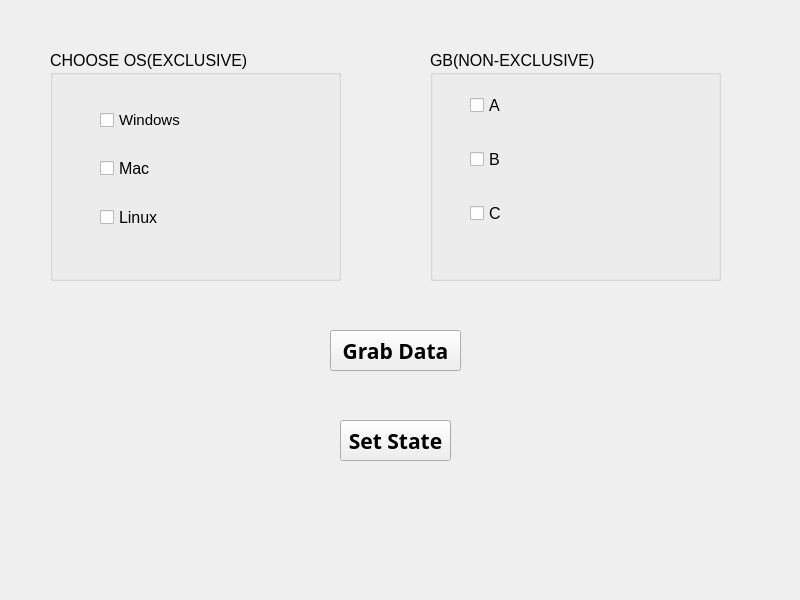
<?xml version="1.0" encoding="UTF-8"?>
<ui version="4.0">
 <class>Widget</class>
 <widget class="QWidget" name="Widget">
  <property name="geometry">
   <rect>
    <x>0</x>
    <y>0</y>
    <width>800</width>
    <height>600</height>
   </rect>
  </property>
  <property name="windowTitle">
   <string>Widget</string>
  </property>
  <widget class="QGroupBox" name="groupBox">
   <property name="geometry">
    <rect>
     <x>50</x>
     <y>50</y>
     <width>291</width>
     <height>231</height>
    </rect>
   </property>
   <property name="font">
    <font>
     <pointsize>12</pointsize>
    </font>
   </property>
   <property name="title">
    <string>CHOOSE OS(EXCLUSIVE)</string>
   </property>
   <widget class="QWidget" name="layoutWidget">
    <property name="geometry">
     <rect>
      <x>50</x>
      <y>40</y>
      <width>201</width>
      <height>161</height>
     </rect>
    </property>
    <layout class="QVBoxLayout" name="verticalLayout">
     <item>
      <widget class="QCheckBox" name="WindowsCheckBox">
       <property name="font">
        <font>
         <pointsize>11</pointsize>
        </font>
       </property>
       <property name="text">
        <string>Windows</string>
       </property>
      </widget>
     </item>
     <item>
      <widget class="QCheckBox" name="MacCheckBox">
       <property name="text">
        <string>Mac</string>
       </property>
      </widget>
     </item>
     <item>
      <widget class="QCheckBox" name="LinuxCheckBox">
       <property name="text">
        <string>Linux</string>
       </property>
      </widget>
     </item>
    </layout>
   </widget>
  </widget>
  <widget class="QGroupBox" name="groupBox_3">
   <property name="geometry">
    <rect>
     <x>430</x>
     <y>50</y>
     <width>291</width>
     <height>231</height>
    </rect>
   </property>
   <property name="font">
    <font>
     <pointsize>12</pointsize>
    </font>
   </property>
   <property name="title">
    <string>GB(NON-EXCLUSIVE)</string>
   </property>
   <widget class="QWidget" name="layoutWidget">
    <property name="geometry">
     <rect>
      <x>40</x>
      <y>20</y>
      <width>211</width>
      <height>181</height>
     </rect>
    </property>
    <layout class="QVBoxLayout" name="verticalLayout_2">
     <item>
      <widget class="QCheckBox" name="checkBox_4">
       <property name="text">
        <string>A</string>
       </property>
      </widget>
     </item>
     <item>
      <widget class="QCheckBox" name="checkBox_5">
       <property name="text">
        <string>B</string>
       </property>
      </widget>
     </item>
     <item>
      <widget class="QCheckBox" name="checkBox_6">
       <property name="text">
        <string>C</string>
       </property>
      </widget>
     </item>
    </layout>
   </widget>
  </widget>
  <widget class="QPushButton" name="pushButton">
   <property name="geometry">
    <rect>
     <x>330</x>
     <y>330</y>
     <width>131</width>
     <height>41</height>
    </rect>
   </property>
   <property name="font">
    <font>
     <family>Bahnschrift SemiBold</family>
     <pointsize>16</pointsize>
     <weight>75</weight>
     <bold>true</bold>
    </font>
   </property>
   <property name="text">
    <string>Grab Data</string>
   </property>
  </widget>
  <widget class="QPushButton" name="pushButton_2">
   <property name="geometry">
    <rect>
     <x>340</x>
     <y>420</y>
     <width>111</width>
     <height>41</height>
    </rect>
   </property>
   <property name="font">
    <font>
     <family>Bahnschrift SemiBold</family>
     <pointsize>16</pointsize>
     <weight>75</weight>
     <bold>true</bold>
    </font>
   </property>
   <property name="text">
    <string>Set State</string>
   </property>
  </widget>
 </widget>
 <resources/>
 <connections/>
</ui>
